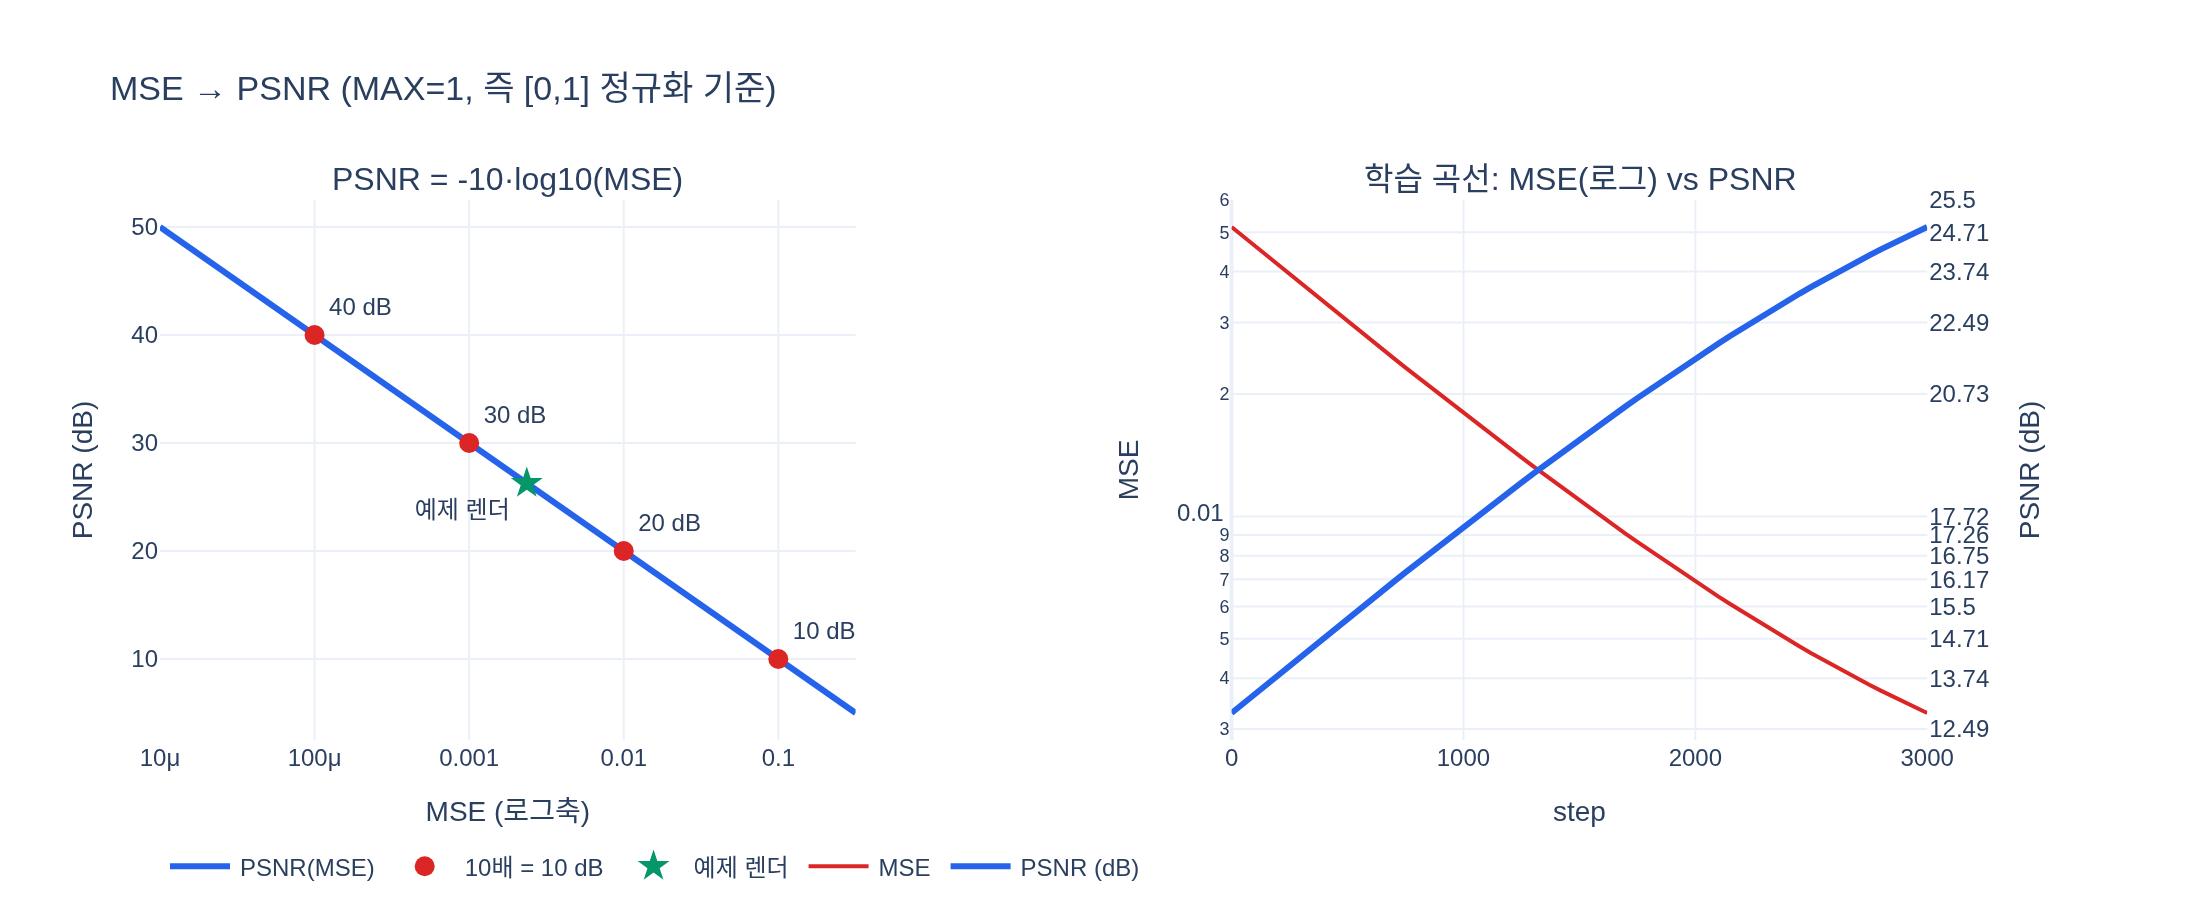

This chart was generated by the following Python code:
# %% [markdown]
# # PSNR을 MSE로부터 계산하기
#
# 핵심 한 줄:
#
# $$\text{PSNR} = 10\log_{10}\!\left(\frac{\text{MAX}^2}{\text{MSE}}\right)
#   \;\overset{\text{MAX}=1}{=}\; -10\log_{10}(\text{MSE})$$
#
# gsplat 학습 워크스루의 `eval_psnr()`이 하는 일:
#
# ```python
# mse = F.mse_loss(render.clamp(0, 1), gt)
# psnrs.append(-10.0 * math.log10(mse.item()))
# ```
#
# 이 스크립트는 gsplat을 import하지 않고 numpy/torch만으로 같은 계산을 재현한다.

# %%
# 필요 패키지: torch, numpy, plotly, kaleido
import math

import numpy as np
import plotly.graph_objects as go
import torch
import torch.nn.functional as F
from plotly.subplots import make_subplots


def _show(fig):
    try:
        from IPython import get_ipython

        if get_ipython() is not None:  # VSCode 셀/Jupyter에서만 렌더링
            fig.show()
    except ImportError:
        pass


torch.manual_seed(0)
print("torch", torch.__version__)
# 출력: torch 2.9.1+cu128

# %% [markdown]
# ## 1. MSE와 PSNR을 직접 구현해 보기
#
# MSE는 "차이의 제곱의 평균"이다(분산과 같은 모양, 기준만 GT):
#
# $$\text{MSE} = \frac{1}{N}\sum_{i=1}^{N}(x_i - y_i)^2,\qquad N = H\cdot W\cdot C$$

# %%
def mse_manual(x: torch.Tensor, y: torch.Tensor) -> float:
    """F.mse_loss와 동일한 계산을 손으로."""
    return float(((x - y) ** 2).sum() / x.numel())


def psnr_from_mse(mse: float, data_range: float = 1.0) -> float:
    """PSNR = 10*log10(MAX^2 / MSE).  MAX=1이면 -10*log10(mse)."""
    return 10.0 * math.log10(data_range**2 / mse)


gt = torch.rand(1, 100, 120, 3)                 # 정답 (이미 [0,1])
render = (gt + 0.05 * torch.randn_like(gt))     # 렌더 결과 (약간의 오차)

m_torch = F.mse_loss(render.clamp(0, 1), gt).item()
m_manual = mse_manual(render.clamp(0, 1), gt)
print(f"F.mse_loss = {m_torch:.8f}")
print(f"수동 계산   = {m_manual:.8f}")
print(f"-10*log10(mse) = {-10.0 * math.log10(m_torch):.4f} dB")
print(f"10*log10(1/mse) = {psnr_from_mse(m_torch):.4f} dB   <- 같은 값")
# 출력: F.mse_loss = 0.00235927
# 출력: 수동 계산   = 0.00235927
# 출력: -10*log10(mse) = 26.2722 dB
# 출력: 10*log10(1/mse) = 26.2722 dB   <- 같은 값

# %% [markdown]
# ## 2. `clamp(0, 1)`이 왜 필요한가
#
# 3DGS 렌더 출력은 알파 합성 결과라 $[0,1]$을 벗어날 수 있다. 화면에는 어차피
# 잘려서 보이므로 지표도 **보이는 값** 기준으로 재야 한다.
#
# $$\text{clamp}(x) = \min(\max(x,0),\,1)$$

# %%
# 일부러 범위를 벗어나는 렌더를 만든다 (밝은 영역이 1을 넘어감)
render_over = gt * 1.15 + 0.03
frac_out = float(((render_over < 0) | (render_over > 1)).float().mean())

mse_raw = F.mse_loss(render_over, gt).item()
mse_clamped = F.mse_loss(render_over.clamp(0, 1), gt).item()

print(f"범위 밖 픽셀 비율 : {frac_out * 100:.1f}%")
print(f"clamp 없이 : MSE={mse_raw:.6f} -> PSNR={-10 * math.log10(mse_raw):6.2f} dB")
print(f"clamp 적용 : MSE={mse_clamped:.6f} -> PSNR={-10 * math.log10(mse_clamped):6.2f} dB")
# 출력: 범위 밖 픽셀 비율 : 15.7%
# 출력: clamp 없이 : MSE=0.012948 -> PSNR= 18.88 dB
# 출력: clamp 적용 : MSE=0.009775 -> PSNR= 20.10 dB
# 출력: (clamp 하나로 1.2 dB 차이 — 눈에 보이지도 않는 범위 밖 오차를 빼기 때문)

# %% [markdown]
# ## 3. dB 눈금 감각: 10배 규칙과 3 dB 규칙
#
# * MSE가 $10$배 줄면 PSNR은 정확히 $+10$ dB
# * MSE가 절반이 되면 $10\log_{10}2 \approx +3.01$ dB

# %%
for mse in [1e-1, 1e-2, 1e-3, 1e-4]:
    rmse = math.sqrt(mse)
    print(f"MSE={mse:.0e} -> PSNR={-10 * math.log10(mse):5.1f} dB, "
          f"RMSE={rmse:.4f} ([0,255] 환산 {rmse * 255:5.1f})")

print()
print(f"MSE 절반일 때 이득: {10 * math.log10(2):.3f} dB")
print(f"27 dB의 MSE = {10 ** (-27 / 10):.6f}, RMSE = {math.sqrt(10 ** (-27 / 10)):.4f}")
# 출력: MSE=1e-01 -> PSNR= 10.0 dB, RMSE=0.3162 ([0,255] 환산  80.6)
# 출력: MSE=1e-02 -> PSNR= 20.0 dB, RMSE=0.1000 ([0,255] 환산  25.5)
# 출력: MSE=1e-03 -> PSNR= 30.0 dB, RMSE=0.0316 ([0,255] 환산   8.1)
# 출력: MSE=1e-04 -> PSNR= 40.0 dB, RMSE=0.0100 ([0,255] 환산   2.6)
# 출력:
# 출력: MSE 절반일 때 이득: 3.010 dB
# 출력: 27 dB의 MSE = 0.001995, RMSE = 0.0447

# %% [markdown]
# ## 4. 스케일을 섞으면 안 된다
#
# $[0,255]$ 스케일에서 MSE를 쟀다면 $\text{MAX}=255$를 써야 한다.
# $\text{MAX}$와 MSE의 스케일이 맞기만 하면 결과는 동일하다.

# %%
gt255, r255 = gt * 255.0, render.clamp(0, 1) * 255.0
mse255 = F.mse_loss(r255, gt255).item()

print(f"MSE(0~1)   = {m_torch:.6f} -> PSNR = {psnr_from_mse(m_torch, 1.0):.4f} dB")
print(f"MSE(0~255) = {mse255:.4f} -> PSNR = {psnr_from_mse(mse255, 255.0):.4f} dB")
print(f"틀린 조합 (255 스케일 MSE에 MAX=1) = {psnr_from_mse(mse255, 1.0):.4f} dB  <- 엉터리")
# 출력: MSE(0~1)   = 0.002359 -> PSNR = 26.2722 dB
# 출력: MSE(0~255) = 153.4118 -> PSNR = 26.2722 dB
# 출력: 틀린 조합 (255 스케일 MSE에 MAX=1) = -21.8586 dB  <- 엉터리

# %% [markdown]
# ## 5. `eval_psnr()` 재현 — 이미지별 PSNR 평균
#
# 노트북은 이미지마다 PSNR을 구한 뒤 그 값들을 평균한다.
# 로그는 비선형이므로 "PSNR의 평균" $\ne$ "평균 MSE의 PSNR" (옌센 부등식).

# %%
@torch.no_grad()
def eval_psnr(renders, gts):
    """워크스루의 eval_psnr()과 동일한 구조."""
    psnrs = []
    for r, g in zip(renders, gts):
        mse = F.mse_loss(r.clamp(0, 1), g)
        psnrs.append(-10.0 * math.log10(mse.item()))
    return float(np.mean(psnrs)), psnrs


gts = [torch.rand(1, 64, 64, 3) for _ in range(5)]
# 이미지마다 오차 크기를 다르게 (어려운 뷰 / 쉬운 뷰)
sigmas = [0.02, 0.03, 0.05, 0.09, 0.15]
renders = [g + s * torch.randn_like(g) for g, s in zip(gts, sigmas)]

mean_psnr, per_image = eval_psnr(renders, gts)
mses = [F.mse_loss(r.clamp(0, 1), g).item() for r, g in zip(renders, gts)]
psnr_of_mean_mse = -10.0 * math.log10(float(np.mean(mses)))

for i, (s, mse, p) in enumerate(zip(sigmas, mses, per_image)):
    print(f"  img{i} sigma={s:.2f}  MSE={mse:.6f}  PSNR={p:6.2f} dB")
print(f"PSNR 평균          = {mean_psnr:.3f} dB   <- eval_psnr()이 돌려주는 값")
print(f"평균 MSE의 PSNR    = {psnr_of_mean_mse:.3f} dB   <- 다른 값 (옌센 부등식)")
# 출력:   img0 sigma=0.02  MSE=0.000381  PSNR= 34.19 dB
# 출력:   img1 sigma=0.03  MSE=0.000882  PSNR= 30.55 dB
# 출력:   img2 sigma=0.05  MSE=0.002394  PSNR= 26.21 dB
# 출력:   img3 sigma=0.09  MSE=0.007253  PSNR= 21.39 dB
# 출력:   img4 sigma=0.15  MSE=0.019006  PSNR= 17.21 dB
# 출력: PSNR 평균          = 25.910 dB   <- eval_psnr()이 돌려주는 값
# 출력: 평균 MSE의 PSNR    = 22.231 dB   <- 다른 값 (옌센 부등식)

# %% [markdown]
# ## 6. 시각화
#
# 왼쪽: $\text{PSNR} = -10\log_{10}(\text{MSE})$ 곡선 (MSE는 로그축).
# 오른쪽: 학습이 진행되며 MSE가 지수적으로 줄 때 PSNR은 거의 선형으로 오른다 —
# 그래서 진척도를 읽기에는 PSNR이 편하다.

# %%
mse_grid = np.logspace(-5, -0.5, 200)
psnr_grid = -10.0 * np.log10(mse_grid)

# 가짜 학습 곡선: MSE가 지수적으로 감소
steps = np.arange(0, 3001, 50)
mse_curve = 0.05 * np.exp(-steps / 900.0) + 0.0015
psnr_curve = -10.0 * np.log10(mse_curve)

fig = make_subplots(
    rows=1, cols=2,
    subplot_titles=("PSNR = -10·log10(MSE)", "학습 곡선: MSE(로그) vs PSNR"),
    specs=[[{}, {"secondary_y": True}]],
)

fig.add_trace(
    go.Scatter(x=mse_grid, y=psnr_grid, mode="lines",
               line=dict(color="#2563eb", width=3), name="PSNR(MSE)"),
    row=1, col=1,
)
marks = [1e-1, 1e-2, 1e-3, 1e-4]
fig.add_trace(
    go.Scatter(x=marks, y=[-10 * np.log10(m) for m in marks], mode="markers+text",
               marker=dict(color="#dc2626", size=10),
               text=[f"{-10 * np.log10(m):.0f} dB" for m in marks],
               textposition="top right", name="10배 = 10 dB"),
    row=1, col=1,
)
fig.add_trace(
    go.Scatter(x=[m_torch], y=[-10 * np.log10(m_torch)], mode="markers+text",
               marker=dict(color="#059669", size=12, symbol="star"),
               text=["예제 렌더"], textposition="bottom left", name="예제 렌더"),
    row=1, col=1,
)

fig.add_trace(
    go.Scatter(x=steps, y=mse_curve, mode="lines", name="MSE",
               line=dict(color="#dc2626", width=2)),
    row=1, col=2, secondary_y=False,
)
fig.add_trace(
    go.Scatter(x=steps, y=psnr_curve, mode="lines", name="PSNR (dB)",
               line=dict(color="#2563eb", width=3)),
    row=1, col=2, secondary_y=True,
)

fig.update_xaxes(type="log", title_text="MSE (로그축)", row=1, col=1)
fig.update_yaxes(title_text="PSNR (dB)", row=1, col=1)
fig.update_xaxes(title_text="step", row=1, col=2)
fig.update_yaxes(type="log", title_text="MSE", row=1, col=2, secondary_y=False)
fig.update_yaxes(title_text="PSNR (dB)", row=1, col=2, secondary_y=True)
fig.update_layout(
    title="MSE → PSNR (MAX=1, 즉 [0,1] 정규화 기준)",
    template="plotly_white", width=1100, height=460,
    legend=dict(orientation="h", y=-0.18),
)

_show(fig)
fig.write_image("expy.png", scale=2)
print("saved expy.png")
# 출력: saved expy.png

# %% [markdown]
# ## 정리
#
# $$\underbrace{\text{clamp}(x,0,1)}_{\text{보이는 값으로}}
#   \;\to\; \underbrace{\tfrac{1}{N}\sum (x_i-y_i)^2}_{\texttt{F.mse\_loss}}
#   \;\to\; \underbrace{-10\log_{10}(\text{MSE})}_{\text{dB}}$$
#
# * $\text{MAX}=1$ 덕분에 $10\log_{10}(\text{MAX}^2/\text{MSE})$가 `-10*log10(mse)`로 줄어든다.
# * MSE $\times \tfrac{1}{10}$ = PSNR $+10$ dB, MSE 절반 = $+3$ dB.
# * PSNR은 MSE의 단조 감소 변환이라 최적화 목표로는 동치지만, 3DGS는 학습에 L1+SSIM을 쓰고
#   PSNR은 평가 지표로만 쓴다(`simple_trainer.py`는 SSIM/LPIPS도 함께 기록).
